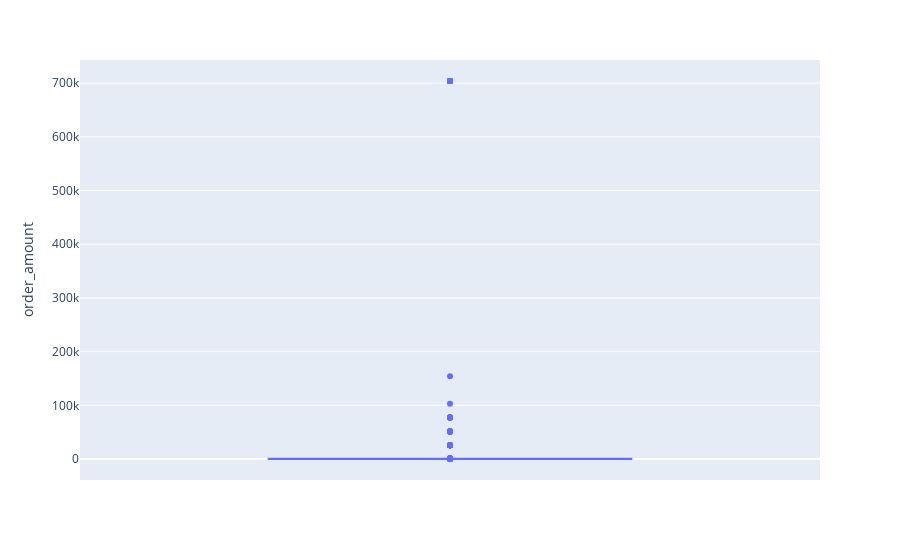

Notebook source saved alongside this figure:
### Markdown cell above
### Step 5: Check for outliers/anomalies in the data.

We are mainly interested in two variables here i.e. `Order Amount` and `Total number of items`. We can plot a boxplot to indicate if there any outliers in each of these two variables.

### Code cell
# Creating box plot for order amount
fig = px.box(df, y="order_amount")
fig.show()

### Figure 1 — Plotly figure (JSON) as saved in the notebook; plotly's stock layout.template omitted (floating-point values rounded to 4 significant figures; data arrays with more than 128 entries replaced by an {"elided": "..."} marker saying what was removed)
{"data": [{"alignmentgroup": "True", "hovertemplate": "order_amount=%{y}<extra></extra>", "legendgroup": "", "marker": {"color": "#636efa"}, "name": "", "notched": false, "offsetgroup": "", "orientation": "v", "showlegend": false, "type": "box", "x0": " ", "xaxis": "x", "y": {"elided": "5000 int values"}, "y0": " ", "yaxis": "y"}], "layout": {"boxmode": "group", "legend": {"tracegroupgap": 0}, "margin": {"t": 60}, "xaxis": {"anchor": "y", "domain": [0, 1]}, "yaxis": {"anchor": "x", "domain": [0, 1], "title": {"text": "order_amount"}}}}
